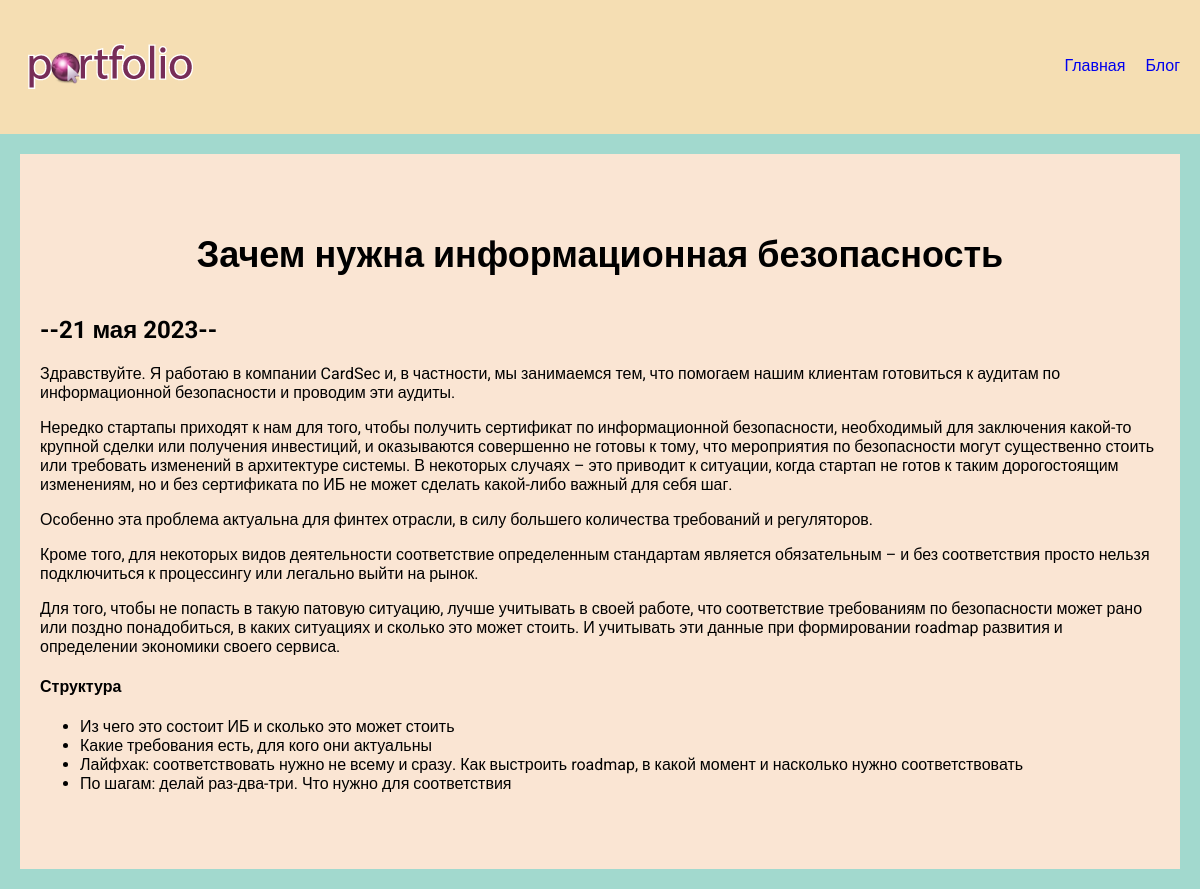
The app's page /blog/4/ with its own data.
### blog/models.py (models this page shows, shortened)
class Blog(models.Model):
    title = models.CharField(max_length=200)
    description = models.TextField()
    date = models.DateField()

### blog/views.py (the view)
# urls.py: path('<int:blog_id>/', views.detail, name='detail'),
def detail(request, blog_id):
    blog = get_object_or_404(Blog, pk=blog_id)
    return render(request, 'blog/details.html', {'blog': blog})

### blog/templates/blog/details.html
{% extends 'skills/base.html' %}
{% block content %}
<div class="detail">
    <h1>{{ blog.title }}</h1>
    <h2>--{{ blog.date|date:'j E Y' }}--</h2>
    {{ blog.description|safe }}
</div>
{% endblock %}

### skills/static/css/style.css (style rules this page uses)
body { background: #A2D9CE; font-family: 'Roboto', sans-serif; padding: 0; margin: 0; }
.content h1 { text-align: center; margin: 60px 0 40px; font-size: 36px; }
.detail { background: #FAE5D3; padding: 20px 20px 60px; box-sizing: border-box; }

### records on screen
Blog: title "Зачем нужна информационная безопасность", date "21 мая 2023", description "Здравствуйте. Я работаю в компании CardSec и, в частности, мы занимаемся тем, что помогаем нашим клиентам готовиться к аудитам по информационной безопасности и проводим эти аудиты. Нередко стартапы приходят к нам для того, чтобы получить сертификат по информационной безопасности, необходимый для заключения какой-то крупной сделки или получения инвестиций, и оказываются совершенно не готовы к тому, что мероприятия по безопасности могут существенно стоить или требовать изменений в архитектуре системы. В некоторых случаях – это приводит к ситуации, когда стартап не готов к таким дорогостоящим изменениям, но и без сертификата по ИБ не может сделать какой-либо важный для себя шаг. Особенно эта…"
